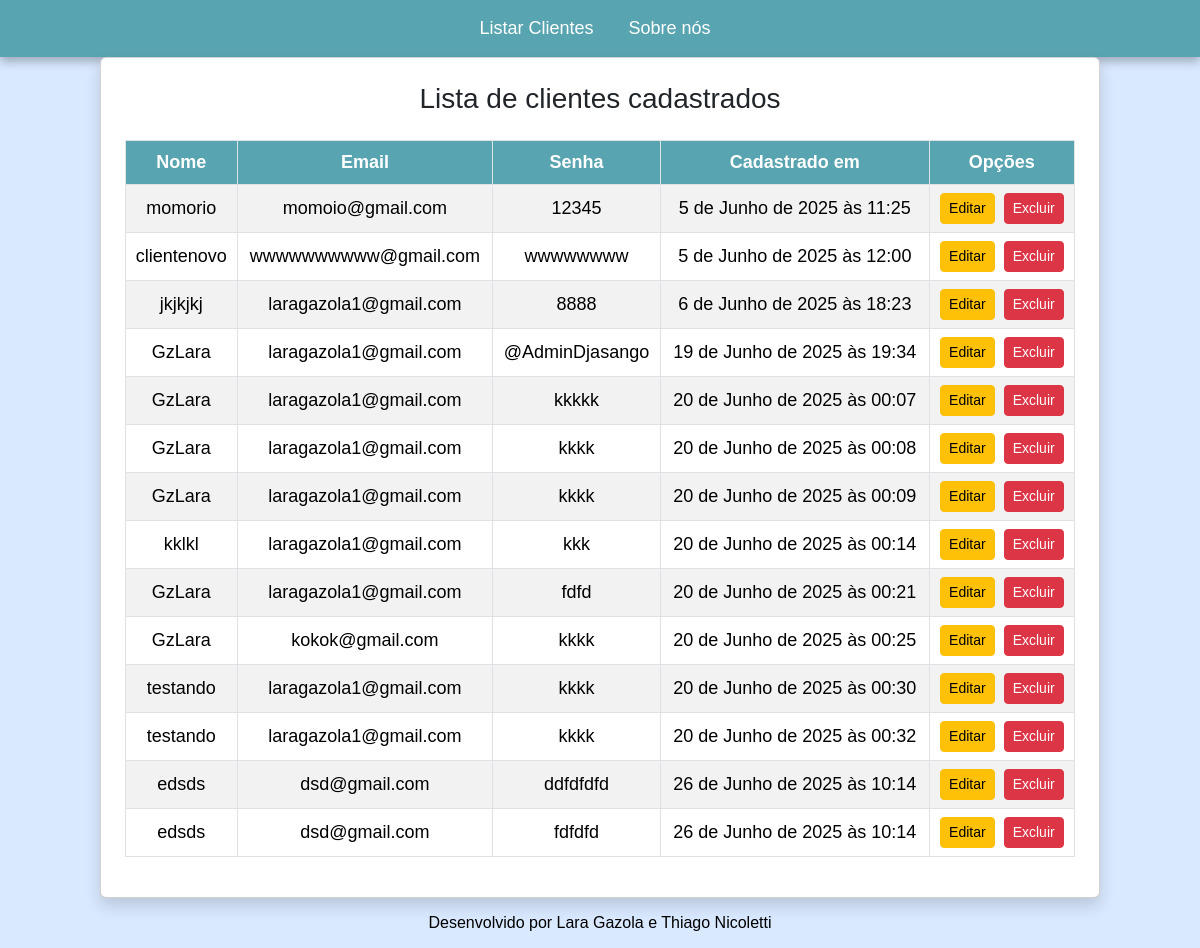
Before: /cadastro/ (signed in) with the older database file.
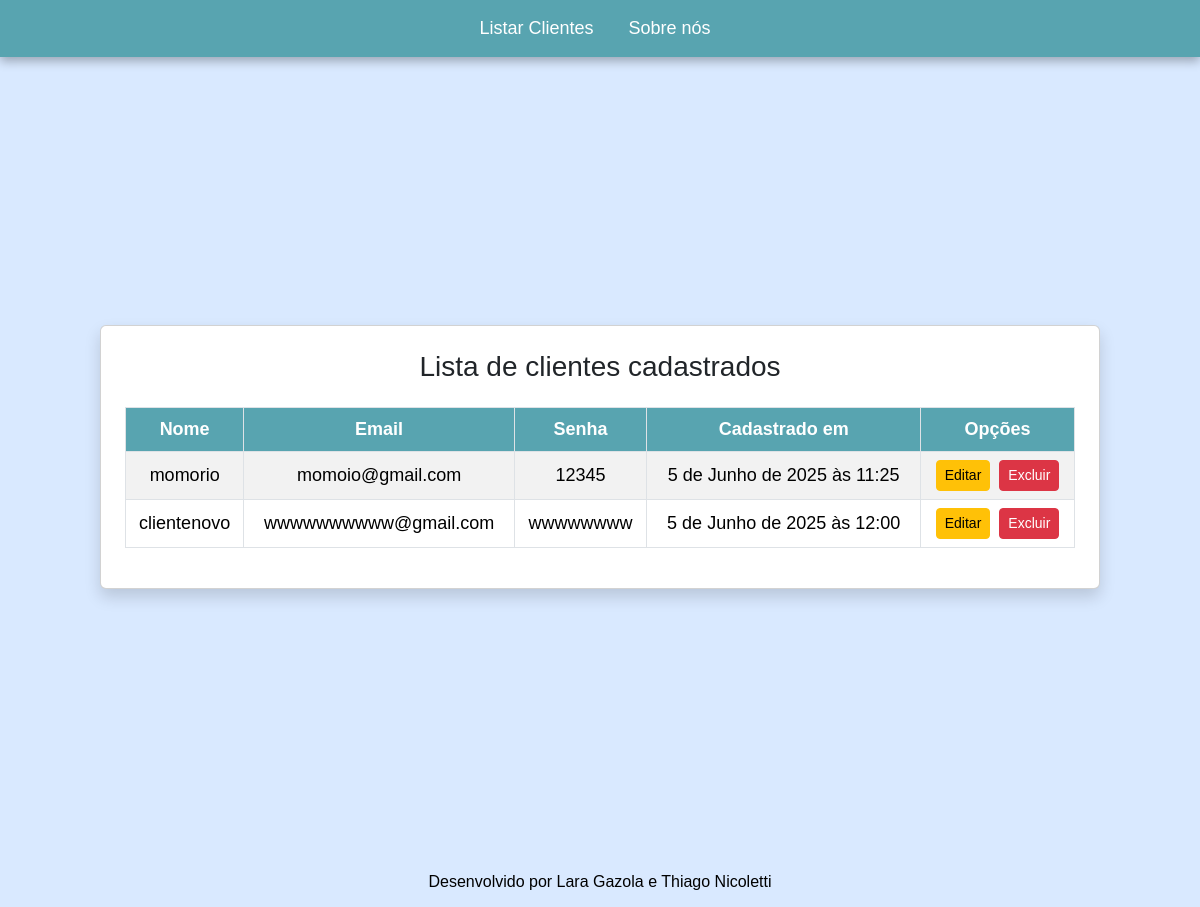
After: the same page with the newer database file.
### paginasweb/models.py (models this page shows, shortened)
class Cadastro(models.Model):
    nome = models.CharField(max_length=30, verbose_name="Nome")
    email = models.EmailField(max_length=255, verbose_name="E-mail")
    senha = models.CharField(max_length=255, verbose_name="Senha")
    cadastrado_em = models.DateTimeField(max_length=30, auto_now_add=True)
    usuario = models.OneToOneField(User, on_delete=models.CASCADE, null=True, blank=True)

### paginasweb/views.py (the view)
# urls.py: path('cadastro/', CadastroView.as_view(), name='cadastro'), # Pagina de cadastro de clientes
class CadastroView(TemplateView):
     template_name = 'paginasweb/cadastro.html'

### paginasweb/templates/paginasweb/clientescadastro.html
{% extends "paginasweb/adminindex.html" %}
{% load static %}
{% block conteudo %}
<div class="d-flex justify-content-center align-items-center min-vh-100">
  <div class="card p-4 shadow flex-fill" style="width: 100%; max-width: 1000px; ">
    <h3 class="text-center mb-4">Lista de clientes cadastrados</h3>
    <div class="table-responsive">
      <table class="table table-striped table-hover table-bordered align-middle text-center">
        <thead>
          <tr>
            <th style="background-color: #58a4b0; color: white;">Nome</th>
            <th style="background-color: #58a4b0; color: white;">Email</th>
            <th style="background-color: #58a4b0; color: white;">Senha</th>
            <th style="background-color: #58a4b0; color: white;">Cadastrado em</th>
            <th style="background-color: #58a4b0; color: white;">Opções</th>
          </tr>
        </thead>
        <tbody>
          {% for obj in object_list %}
          <tr>
            <td>{{ obj.nome }}</td>
            <td>{{ obj.email }}</td>
            <td>{{ obj.senha }}</td>
            <td>{{ obj.cadastrado_em }}</td>
            <td>
              <a href="{% url 'editar-cadastro' obj.pk %}" class="btn btn-sm btn-warning me-1">Editar</a>
              <a href="{% url 'excluir-cadastro' obj.pk %}" class="btn btn-sm btn-danger">Excluir</a>
            </td>
          </tr>
          {% empty %}
          <tr>
            <td colspan="5">Nenhum registro encontrado.</td>
          </tr>
          {% endfor %}
        </tbody>
      </table>
    </div>
  </div>
</div>
{% endblock %}

Changed rows visible on the page:
removed Cadastro: nome "jkjkjkj", email "laragazola1@gmail.com", senha "8888", cadastrado_em "6 de Junho de 2025 às 18:23"
removed Cadastro: nome "GzLara", email "laragazola1@gmail.com", senha "@AdminDjasango", cadastrado_em "19 de Junho de 2025 às 19:34"
removed Cadastro: nome "GzLara", email "laragazola1@gmail.com", senha "kkkkk", cadastrado_em "20 de Junho de 2025 às 00:07"
removed Cadastro: nome "GzLara", email "laragazola1@gmail.com", senha "kkkk", cadastrado_em "20 de Junho de 2025 às 00:08"
removed Cadastro: nome "GzLara", email "laragazola1@gmail.com", senha "kkkk", cadastrado_em "20 de Junho de 2025 às 00:09"
removed Cadastro: nome "kklkl", email "laragazola1@gmail.com", senha "kkk", cadastrado_em "20 de Junho de 2025 às 00:14"
removed Cadastro: nome "GzLara", email "laragazola1@gmail.com", senha "fdfd", cadastrado_em "20 de Junho de 2025 às 00:21"
removed Cadastro: nome "GzLara", email "kokok@gmail.com", senha "kkkk", cadastrado_em "20 de Junho de 2025 às 00:25"
removed Cadastro: nome "testando", email "laragazola1@gmail.com", senha "kkkk", cadastrado_em "20 de Junho de 2025 às 00:30"
removed Cadastro: nome "testando", email "laragazola1@gmail.com", senha "kkkk", cadastrado_em "20 de Junho de 2025 às 00:32"
removed Cadastro: nome "edsds", email "dsd@gmail.com", senha "ddfdfdfd", cadastrado_em "26 de Junho de 2025 às 10:14"
removed Cadastro: nome "edsds", email "dsd@gmail.com", senha "fdfdfd", cadastrado_em "26 de Junho de 2025 às 10:14"
